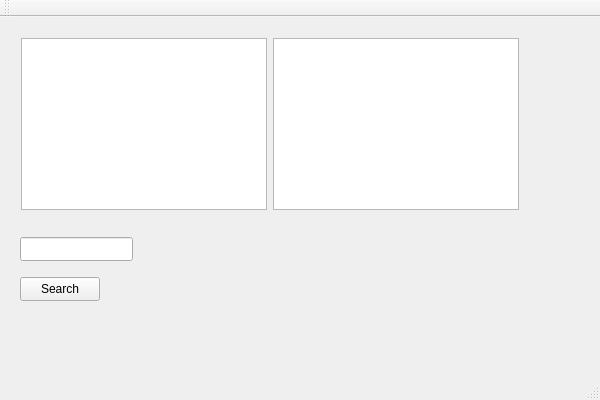
<?xml version="1.0" encoding="UTF-8"?>
<ui version="4.0">
 <class>vegetablesClass</class>
 <widget class="QMainWindow" name="vegetablesClass">
  <property name="geometry">
   <rect>
    <x>0</x>
    <y>0</y>
    <width>600</width>
    <height>400</height>
   </rect>
  </property>
  <property name="windowTitle">
   <string>vegetables</string>
  </property>
  <widget class="QWidget" name="centralWidget">
   <widget class="QWidget" name="widget" native="true">
    <property name="geometry">
     <rect>
      <x>10</x>
      <y>10</y>
      <width>511</width>
      <height>291</height>
     </rect>
    </property>
    <widget class="QLineEdit" name="searchList">
     <property name="geometry">
      <rect>
       <x>10</x>
       <y>210</y>
       <width>113</width>
       <height>24</height>
      </rect>
     </property>
    </widget>
    <widget class="QPushButton" name="searchButton">
     <property name="geometry">
      <rect>
       <x>10</x>
       <y>250</y>
       <width>80</width>
       <height>24</height>
      </rect>
     </property>
     <property name="text">
      <string>Search</string>
     </property>
    </widget>
    <widget class="QWidget" name="">
     <property name="geometry">
      <rect>
       <x>0</x>
       <y>0</y>
       <width>520</width>
       <height>194</height>
      </rect>
     </property>
     <layout class="QHBoxLayout" name="horizontalLayout">
      <item>
       <widget class="QListWidget" name="familyList"/>
      </item>
      <item>
       <widget class="QListWidget" name="partsList"/>
      </item>
     </layout>
    </widget>
   </widget>
  </widget>
  <widget class="QMenuBar" name="menuBar">
   <property name="geometry">
    <rect>
     <x>0</x>
     <y>0</y>
     <width>600</width>
     <height>21</height>
    </rect>
   </property>
  </widget>
  <widget class="QToolBar" name="mainToolBar">
   <attribute name="toolBarArea">
    <enum>TopToolBarArea</enum>
   </attribute>
   <attribute name="toolBarBreak">
    <bool>false</bool>
   </attribute>
  </widget>
  <widget class="QStatusBar" name="statusBar"/>
 </widget>
 <layoutdefault spacing="6" margin="11"/>
 <resources>
  <include location="vegetables.qrc"/>
 </resources>
 <connections/>
</ui>
